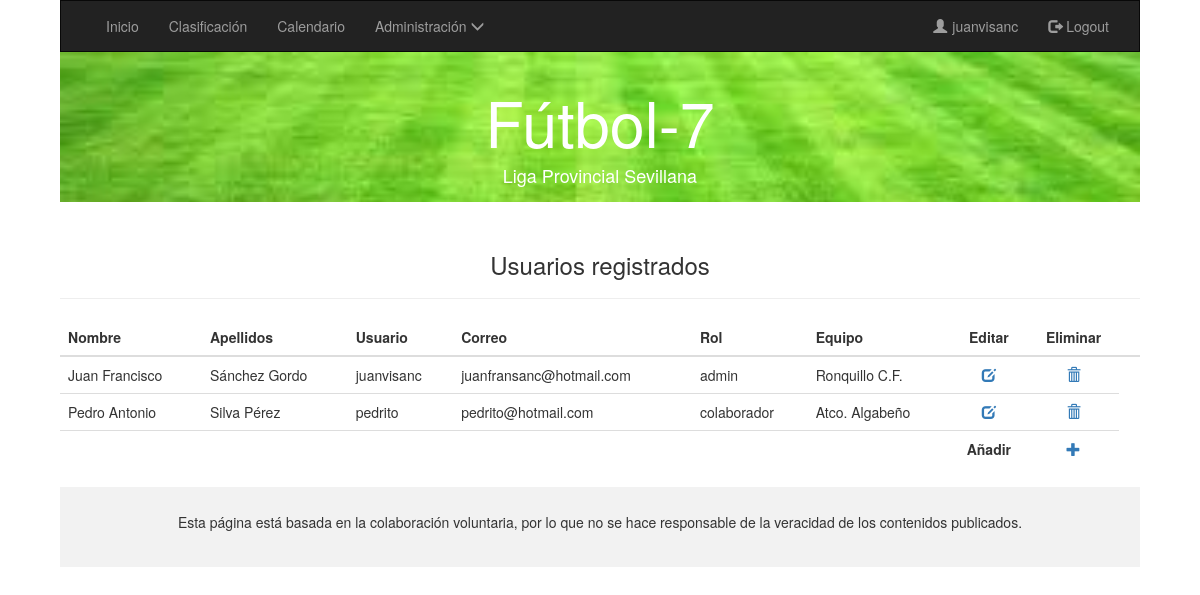
Page /admin/usuarios.php (signed in) on the committed database.
### tables this page shows
CREATE TABLE `ENTRENADOR` (
  `idEntrenador` int(10) unsigned NOT NULL AUTO_INCREMENT,
  `nombre` varchar(45) NOT NULL,
  `apellidos` varchar(100) DEFAULT NULL,
  `correo` varchar(100) DEFAULT NULL,
  `nombreUsu` varchar(50) DEFAULT NULL,
  `password` varchar(64) DEFAULT NULL,
  `rol` varchar(20) DEFAULT NULL,
  PRIMARY KEY (`idEntrenador`),
  UNIQUE KEY `nombreUsu_UNIQUE` (`nombreUsu`)
);

CREATE TABLE `EQUIPO` (
  `idEquipo` int(10) unsigned NOT NULL AUTO_INCREMENT,
  `nombre` varchar(45) NOT NULL,
  `localidad` varchar(45) DEFAULT NULL,
  PRIMARY KEY (`idEquipo`)
);

### admin/usuarios.php (the view, shortened to what this page needs)
<!DOCTYPE html>
<html>
<head>
  <?php include '../colaborador/cabecera.php' ?>
    <link rel="stylesheet" type="text/css" href="../admin/css/usuarios.css">
</head>
  <body>
    <?php
        include '../colaborador/include.php';
        if (isset($_SESSION['usuario']) and $_SESSION['rol']==='admin') {
            $connection = new mysqli("localhost", "usufutbol", "usufutbol", "futbol2");
            mysqli_set_charset($connection, "utf8");
      ?>
      <div class="row">
        <div class="col-sm-12">
          <h3 class="colabora">Usuarios registrados</h3>
          <hr>
        </div>
          <div class="col-sm-12">
          <table class="table table-hover">
            <thead>
              <tr>
                <th>Nombre</th>
                <th>Apellidos</th>
                <th>Usuario</th>
                <th>Correo</th>
                <th>Rol</th>
                <th>Equipo</th>
                <th class="text-center">Editar</th>
                <th class="text-center">Eliminar<th>
              </tr>
            </thead>
            <?php
                if($result = $connection->query("SELECT * FROM ENTRENADOR;")){
                  while($obj = $result->fetch_object()) {
                    echo "<tr>";
                    echo "<td>".$obj->nombre."</td>";
                    echo "<td>".$obj->apellidos."</td>";
                    echo "<td>".$obj->nombreUsu."</td>";
                    echo "<td>".$obj->correo."</td>";
                    echo "<td>".$obj->rol."</td>";
                    if ($obj->rol==='entrenador' or $obj->rol==='admin') {
                      $result2 = $connection->query("SELECT e.nombre FROM Entrena en,EQUIPO e
                         where en.idEquipo=e.idEquipo and en.idEntrenador=$obj->idEntrenador;");
                      $obj2=$result2->fetch_object();
                      echo "<td>".$obj2->nombre."</td>";
                    }else{
                      $result3 = $connection->query("SELECT e.nombre FROM Colabora c ,EQUIPO e
                         where c.idEquipo=e.idEquipo and c.idEntrenador=$obj->idEntrenador;");
                      $obj3=$result3->fetch_object();
                      echo "<td>".$obj3->nombre."</td>";
                    }
                    echo "<td class='text-center'><a href='../admin/editausu.php?id=$obj->idEntrenador'>
                    <span class='glyphicon glyphicon-edit'/></a></td>";
                    echo "<td class='text-center'><a href='../admin/eliminausu.php?id=$obj->idEntrenador'>
                    <span class='glyphicon glyphicon-trash'/></a></td></tr>";
                }
                echo "<tr>";
                echo "<td></td>";
                echo "<td></td>";
                echo "<td></td>";
                echo "<td></td>";
                echo "<td></td>";
                echo "<td></td>";
                echo "<th class='text-center'>Añadir</th>";
                echo "<td class='text-center'><a href='creausu.php'>
                <span class='glyphicon glyphicon-plus'/></a></td></tr>";
                echo "</table>";
              }
             ?>
      <?php  }else{
          header("Location: ../usuario/index.php");
        }
    ?>
  </div>
</div>
    <footer class="container-fluid text-center">
      <p>Esta página está basada en la colaboración voluntaria, por lo que no se hace responsable de la veracidad de los contenidos publicados.</p>
    </footer>
  </body>
</html>

### admin/css/usuarios.css (style rules this page uses)
body { width: 90%; margin: 0 auto; }
footer { background-color: #f2f2f2; padding: 25px; }
.colabora { text-align: center; }

### rows in the picture
entrenador: nombre "Juan Francisco", apellidos "Sánchez Gordo", nombreUsu "juanvisanc", correo "juanfransanc@hotmail.com", rol "admin", equipo.nombre "Ronquillo C.F."
entrenador: nombre "Pedro Antonio", apellidos "Silva Pérez", nombreUsu "pedrito", correo "pedrito@hotmail.com", rol "colaborador", equipo.nombre "Atco. Algabeño"

### other values in the picture
$_SESSION['usuario'] "juanvisanc"
